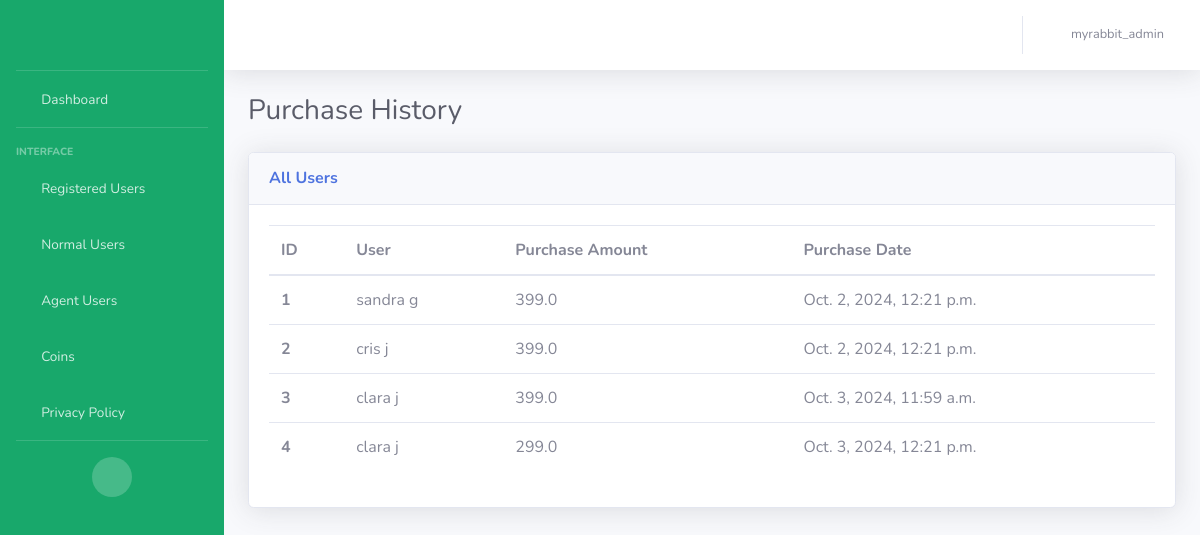
The page /history_normal_user (signed in) on the database as committed earlier.
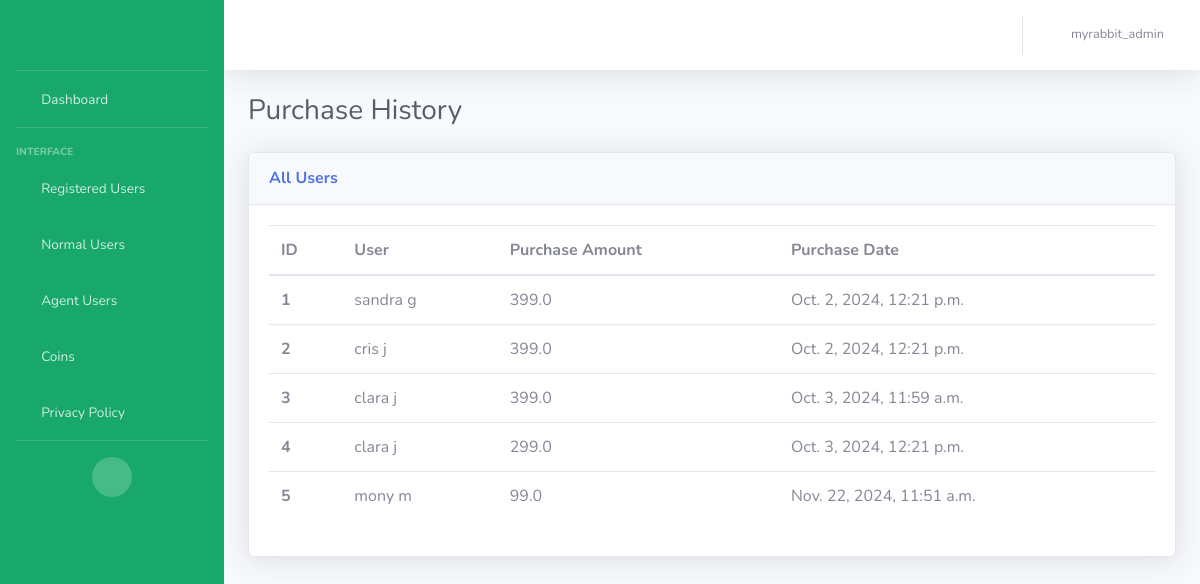
The same page on the database as committed later.
### my_rabit_app/models.py (models this page shows, shortened)
class UserPurchaseModel(models.Model):
    user_purchase_id = models.AutoField(primary_key=True)
    user = models.ForeignKey(CustomerModel, on_delete=models.CASCADE)
    purchase_date = models.DateTimeField()
    purchase_amount = models.FloatField()

class CustomerModel(models.Model):
    NORMAL_USER = 'Normal User'
    AGENT_USER = 'Agent User'
    USER_STATUS_CHOICES = [
        (NORMAL_USER, 'Normal User'),
        (AGENT_USER, 'Agent User'),
    ]
    MALE = 'Male'
    FEMALE = 'Female'
    GENDER_CHOICES = [
        (MALE, 'Male'),
        (FEMALE, 'Female')
    ]
    customer_id = models.AutoField(primary_key=True)
    customer_first_name = models.CharField(max_length=100, blank=False)
    customer_last_name = models.CharField(max_length=100, default="unknown")
    customer_email = models.EmailField(default="unknown")
    customer_phone_number = models.CharField(max_length=50)
    customer_password = models.CharField(max_length=100, default='unknown')
    rating = models.IntegerField(default=0)
    terms_conditions = models.BooleanField(default=False)
    is_online = models.BooleanField(default=False)
    is_engaged = models.BooleanField(default=False)
    is_existing = models.BooleanField(default=False)
    adhaar_no = models.CharField(max_length=50, default="unknown")
    terms_conditions = models.BooleanField(default=False)
    gender = models.CharField(
        max_length=20,
        choices=GENDER_CHOICES,
        null=True
    )
    status = models.CharField(
        max_length=20,
        choices=USER_STATUS_CHOICES,
        default=NORMAL_USER,
    )
    @property
    def rating(self):
        from .models import RatingModel
        rating = RatingModel.objects.filter(agent=self).aggregate(Avg('ratings')).get('ratings__avg')
        return rating if rating is not None else 0

### my_rabit_app/views.py (the view)
# urls.py: path('history_normal_user', views.user_history, name='history_normal_users'),  # Page for viewing purchases of user
def user_history(request):
    username = request.session.get('user', None)
    if username is None:
        return redirect('/login')
    user_history = UserPurchaseModel.objects.all()
    return render(request, 'normaluser_history.html', {'user_history': user_history, 'username': username})

### templates/normaluser_history.html (shortened to what this page needs)
{% extends 'base.html' %}
{% block content %}
    <div class="container-fluid">
        <div class="d-sm-flex align-items-center justify-content-between mb-4">
            <h1 class="h3 mb-0 text-gray-800">Purchase History</h1>
        </div>
        <div class="row">
            <div class="col">
                <div class="card shadow mb-4">
                    <div
                        class="card-header py-3 d-flex flex-row align-items-center justify-content-between">
                        <h6 class="m-0 font-weight-bold text-primary">All Users</h6>
                    </div>
                    <div class="card-body">
                        <div>
                            <table class="table all-users">
                              <thead>
                                <tr>
                                  <th scope="col">ID</th>
                                  <th scope="col">User</th>
                                  <th scope="col">Purchase Amount</th>
                                  <th scope="col">Purchase Date</th>
                                </tr>
                              </thead>
                              <tbody>
                              {% for history in user_history %}
                                <tr>
                                  <th scope="row">{{ forloop.counter }}</th>
                                  <td>{{history.user.customer_first_name}} {{history.user.customer_last_name}}</td>
                                  <td>{{history.purchase_amount}}</td>
                                  <td>{{history.purchase_date}}</td>
                                </tr>
                              {% endfor %}
                              </tbody>
                            </table>
                        </div>
                    </div>
                </div>
            </div>
        </div>
    </div>
{% endblock %}

Rows that differ between the two databases and show on the page:
added UserPurchaseModel: user.customer_first_name "mony", user.customer_last_name "m", purchase_amount "99.0", purchase_date "Nov. 22, 2024, 11:51 a.m."
